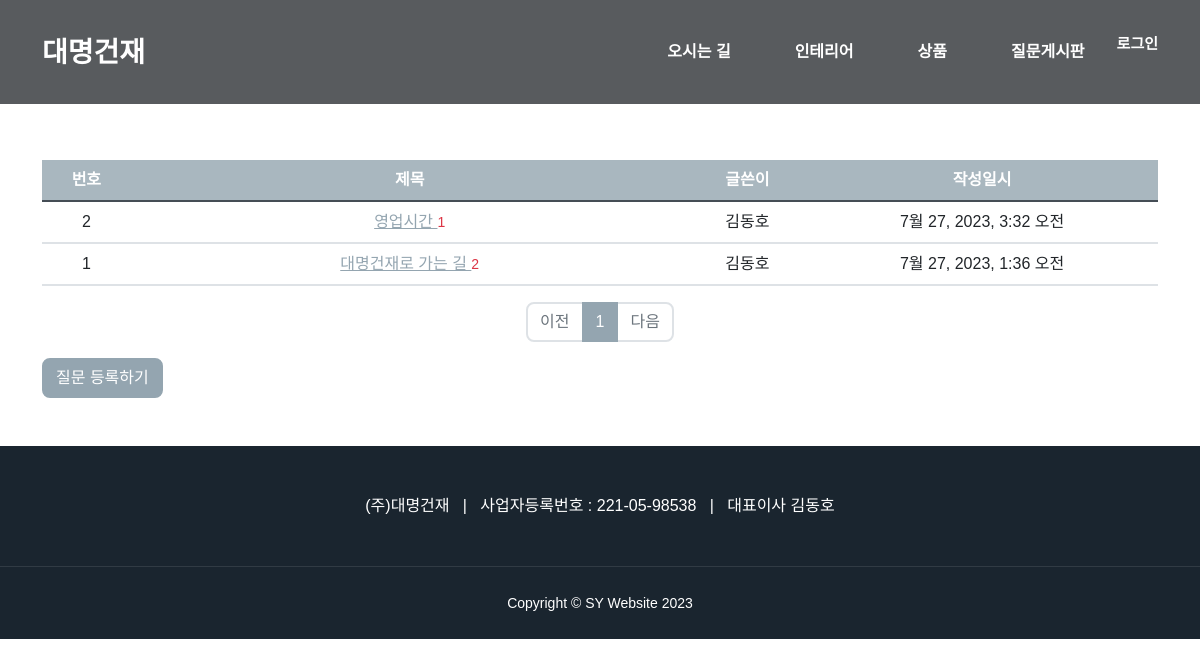
Screenshot of /pybo/ with the database file from the repository.
### pybo/models.py (models this page shows, shortened)
class Question(models.Model):
    author = models.ForeignKey(User, on_delete=models.CASCADE)
    subject = models.CharField(max_length=200)
    content = models.TextField()
    create_date = models.DateTimeField()
    modify_date = models.DateTimeField(null=True, blank=True)

### pybo/views.py (the view)
# urls.py: path('', views.index, name='index'),
def index(request):
    page = request.GET.get('page', '1')  # 페이지
    question_list = Question.objects.order_by('-create_date')
    paginator = Paginator(question_list, 10)
    page_obj = paginator.get_page(page)
    context = {'question_list': page_obj}
    return render(request, 'pybo/question_list.html', context)

### pybo/templatetags/pybo_filter.py (called while the page is built)
@register.filter
def sub(value, arg):
    return value - arg

### templates/pybo/question_list.html (shortened to what this page needs)
<!DOCTYPE html>
{% load static %}
{% load pybo_filter %}
<html lang="ko">
    <head>
        <link rel="stylesheet" href="{% static 'style.css' %}" />
    </head>
    <body id="page-top">
        <nav class="navbar navbar-expand-lg bg-dark text-uppercase fixed-top" id="mainNav">
            <div class="container">
                <a class="navbar-brand" href="{% url 'main:main' %}">대명건재</a>
                <div class="collapse navbar-collapse" id="navbarResponsive">
                    <ul class="navbar-nav ms-auto">
                        <li class="nav-item mx-1 mx-lg-3"><a class="nav-link py-3 px-0 px-lg-3 rounded" href="{% url 'company:about' %}">오시는 길</a></li>
                        <li class="nav-item mx-1 mx-lg-3"><a class="nav-link py-3 px-0 px-lg-3 rounded" href="{% url 'interior:interior' %}">인테리어</a></li>
                        <li class="nav-item mx-1 mx-lg-3"><a class="nav-link py-3 px-0 px-lg-3 rounded" href="{% url 'shop:category' %}">상품</a></li>
                        <li class="nav-item mx-1 mx-lg-3"><a class="nav-link py-3 px-0 px-lg-3 rounded" href="{% url 'pybo:index' %}">질문게시판</a></li>
                    </ul>
                    <ul class="login_nav">
                        <li class="nav-item">
                            {% if user.is_authenticated %}
                            <a class="nav-link" href="{% url 'common:logout' %}">{{ user.username }} (로그아웃)</a>
                            {% else %}
                            <a class="nav-link" href="{% url 'common:login' %}">로그인</a>
                            {% endif %}
                        </li>
                    </ul>
                </div>
            </div>
        </nav>
        <div class="container my-5">
            <table class="table">
                <thead>
                <tr class="text-center thead-dark">
                    <th>번호</th>
                    <th style="width:50%">제목</th>
                    <th>글쓴이</th>
                    <th>작성일시</th>
                </tr>
                </thead>
                <tbody>
                {% if question_list %}
                {% for question in question_list %}
                <tr class="text-center">
                    <td>{{ question_list.paginator.count|sub:question_list.start_index|sub:forloop.counter0|add:1 }}</td>
                    <td class="text-left">
                        <a href="{% url 'pybo:detail' question.id %}">
                            {{ question.subject }}
                        </a>
                        {% if question.answer_set.count > 0 %}
                        <span class="text-danger small ml-2">
                            {{ question.answer_set.count }}
                        </span>
                        {% endif %}
                    </td>
                    <td>{{ question.author.username }}</td>
                    <td>{{ question.create_date }}</td>
                </tr>
                {% endfor %}
                {% else %}
                <tr>
                    <td colspan="3">질문이 없습니다.</td>
                </tr>
                {% endif %}
                </tbody>
            </table>
            <ul class="pagination justify-content-center">
                {% if question_list.has_previous %}
                <li class="page-item">
                    <a class="page-link" href="?page={{ question_list.previous_page_number }}">이전</a>
                </li>
                {% else %}
                <li class="page-item disabled">
                    <a class="page-link" tabindex="-1" aria-disabled="true" href="#">이전</a>
                </li>
                {% endif %}
                {% for page_number in question_list.paginator.page_range %}
                {% if page_number >= question_list.number|add:-5 and page_number <= question_list.number|add:5 %}
                    {% if page_number == question_list.number %}
                    <li class="page-item active" aria-current="page">
                        <a class="page-link" href="?page={{ page_number }}">{{ page_number }}</a>
                    </li>
                    {% else %}
                    <li class="page-item">
                        <a class="page-link" href="?page={{ page_number }}">{{ page_number }}</a>
                    </li>
                    {% endif %}
                {% endif %}
                {% endfor %}
                {% if question_list.has_next %}
                <li class="page-item">
                    <a class="page-link" href="?page={{ question_list.next_page_number }}">다음</a>
                </li>
                {% else %}
                <li class="page-item disabled">
                    <a class="page-link" tabindex="-1" aria-disabled="true" href="#">다음</a>
                </li>
                {% endif %}
            </ul>
            <a href="{% url 'pybo:question_create' %}" class="btn btn-primary">질문 등록하기</a>
        </div>
        <footer class="footer text-center">
            <div class="container">
                <div class="row">
                    <div class="col-lg-12 mb-5 mb-lg-0">
                        <p class="mb-0">
                            (주)대명건재 &nbsp;&nbsp;| &nbsp;&nbsp;사업자등록번호 : 221-05-98538 &nbsp;&nbsp;| &nbsp;&nbsp;대표이사 김동호
                        </p>
                    </div>
                </div>
            </div>
        </footer>
        <div class="copyright py-4 text-center text-white">
            <div class="container"><small>Copyright &copy; SY Website 2023</small></div>
        </div>
    </body>
</html>

### rows the page displays
Question: paginator.count|sub "2", subject "영업시간", answer_set.count "1", author.username "김동호", create_date "7월 27, 2023, 3:32 오전"
Question: paginator.count|sub "1", subject "대명건재로 가는 길", answer_set.count "2", author.username "김동호", create_date "7월 27, 2023, 1:36 오전"

### other values shown
{{ page_number }} "1"
